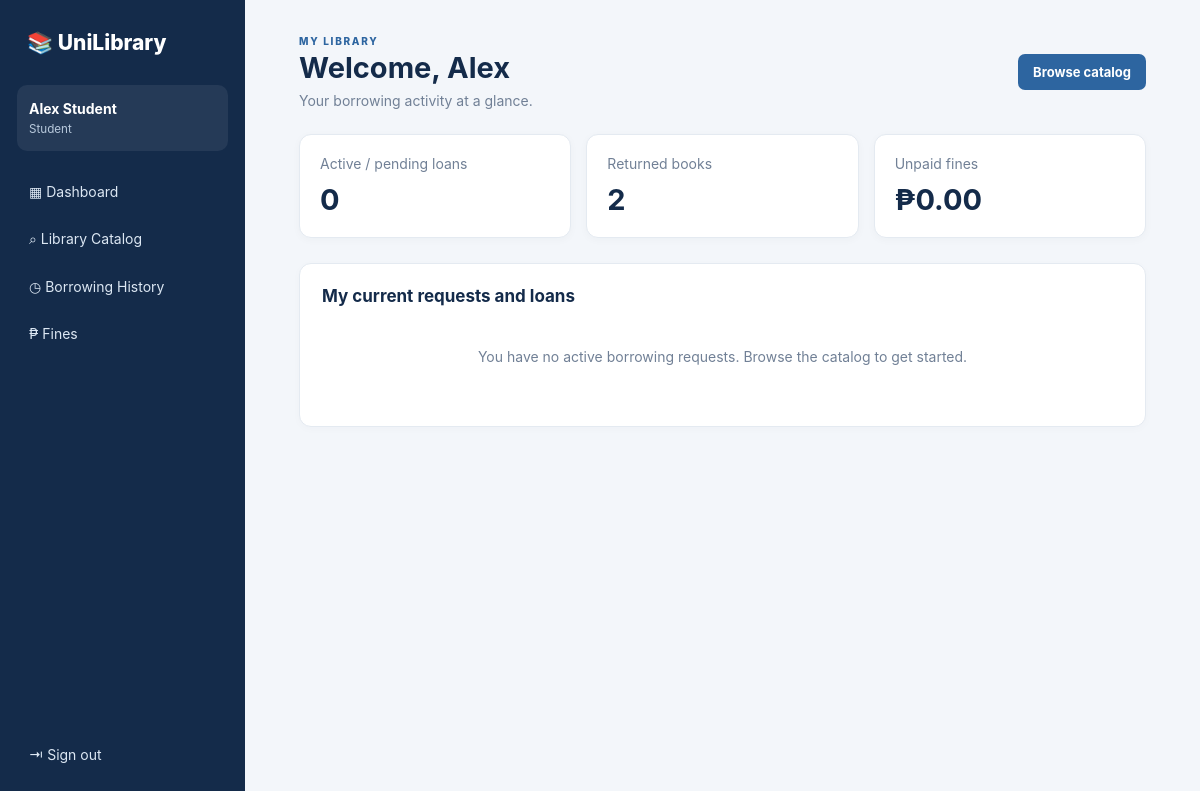
/dashboard (signed in), run on the app's committed database.
### tables this page shows
CREATE TABLE users (
 id INTEGER PRIMARY KEY AUTOINCREMENT,
 username TEXT NOT NULL UNIQUE,
 password_hash TEXT NOT NULL,
 full_name TEXT NOT NULL,
 email TEXT NOT NULL UNIQUE,
 role TEXT NOT NULL CHECK(role IN ('librarian','student','faculty')),
 student_number TEXT,
 department TEXT,
 created_at TEXT NOT NULL DEFAULT CURRENT_TIMESTAMP
);

### app.py (the view, shortened to what this page needs)
@app.route("/dashboard")
@login_required
def dashboard():
    user = current_user()
    stats = dashboard_counts(user["id"])
    with connect() as db:
        active = db.execute("""SELECT t.*,b.title,c.accession_number FROM borrow_transactions t
            JOIN book_copies c ON c.id=t.copy_id JOIN books b ON b.id=c.book_id
            WHERE t.user_id=? AND t.status IN ('pending','borrowed','overdue') ORDER BY t.id DESC""", (user["id"],)).fetchall()
    return render_template("user/dashboard.html", stats=stats, active=active)

### app.py (called while the page is built)
def current_user():
    if "user_id" not in session: return None
    with connect() as db:
        return db.execute("SELECT * FROM users WHERE id=?", (session["user_id"],)).fetchone()

def login_required(fn):
    @wraps(fn)
    def wrapper(*args, **kwargs):
        if not current_user():
            flash("Please log in first.", "warning")
            return redirect(url_for("login"))
        return fn(*args, **kwargs)
    return wrapper

@app.context_processor
def inject_user():
    return {"logged_user": current_user()}

### database.py (called while the page is built)
def connect():
    DB_PATH.parent.mkdir(parents=True, exist_ok=True)
    conn = sqlite3.connect(DB_PATH)
    conn.row_factory = sqlite3.Row
    conn.execute("PRAGMA foreign_keys = ON")
    return conn

### services/report_service.py (called while the page is built, shortened)
def dashboard_counts(user_id=None):
    with connect() as db:
        return {
            "active": db.execute("SELECT COUNT(*) FROM borrow_transactions WHERE user_id=? AND status IN ('borrowed','overdue','pending')", (user_id,)).fetchone()[0],
            "history": db.execute("SELECT COUNT(*) FROM borrow_transactions WHERE user_id=? AND status='returned'", (user_id,)).fetchone()[0],
            "fines": db.execute("SELECT COALESCE(SUM(f.amount),0) FROM fines f JOIN borrow_transactions t ON t.id=f.transaction_id WHERE t.user_id=? AND f.status='unpaid'", (user_id,)).fetchone()[0],
        }

### templates/user/dashboard.html
{% extends "base.html" %}{% block title %}My Dashboard{% endblock %}{% block content %}
<div class="page-head"><div><p class="eyebrow">MY LIBRARY</p><h1>Welcome, {{ logged_user.full_name.split(' ')[0] }}</h1><p class="muted">Your borrowing activity at a glance.</p></div><a class="btn primary" href="{{ url_for('catalog') }}">Browse catalog</a></div>
<div class="stats three"><div class="stat"><span>Active / pending loans</span><strong>{{ stats.active }}</strong></div><div class="stat"><span>Returned books</span><strong>{{ stats.history }}</strong></div><div class="stat"><span>Unpaid fines</span><strong>₱{{ '%.2f'|format(stats.fines) }}</strong></div></div>
<section class="panel"><h2>My current requests and loans</h2>{% if active %}<div class="table-wrap"><table><thead><tr><th>Book</th><th>Accession</th><th>Status</th><th>Due date</th></tr></thead><tbody>{% for row in active %}<tr><td>{{ row.title }}</td><td>{{ row.accession_number }}</td><td><span class="pill {{ row.status }}">{{ row.status|title }}</span></td><td>{{ row.due_date or 'Awaiting approval' }}</td></tr>{% endfor %}</tbody></table></div>{% else %}<p class="empty">You have no active borrowing requests. Browse the catalog to get started.</p>{% endif %}</section>
{% endblock %}

### templates/base.html (shortened to what this page needs)
<!doctype html>
<html lang="en"><head><meta charset="utf-8"><meta name="viewport" content="width=device-width, initial-scale=1">
<title>{% block title %}University Library{% endblock %}</title><link rel="stylesheet" href="{{ url_for('static', filename='css/style.css') }}"></head>
<body>
{% if logged_user %}
<aside class="sidebar"><div class="brand">📚 <span>UniLibrary</span></div>
<div class="user-mini"><strong>{{ logged_user.full_name }}</strong><small>{{ logged_user.role|title }}</small></div>
<nav>
<a href="{{ url_for('dashboard') }}">▦ Dashboard</a><a href="{{ url_for('catalog') }}">⌕ Library Catalog</a>
<a href="{{ url_for('history') }}">◷ Borrowing History</a><a href="{{ url_for('fines') }}">₱ Fines</a>
</nav><a class="logout" href="{{ url_for('logout') }}">⇥ Sign out</a></aside>
{% endif %}
<main class="{{ 'main' if logged_user else 'auth-main' }}">
{% block content %}{% endblock %}
</main>
</body></html>

### static/css/style.css (style rules this page uses)
:root { --navy:#142b4a;--navy2:#1d3d63;--blue:#2d65a0;--bg:#f3f6fa;--text:#1f2937;--muted:#718096;--line:#e4eaf1;--white:#fff }
* { box-sizing:border-box }
body { margin:0;background:var(--bg);color:var(--text);font-family:Inter,Segoe UI,Arial,sans-serif;font-size:14px }
.sidebar { position:fixed;inset:0 auto 0 0;width:245px;background:var(--navy);color:white;padding:25px 17px;display:flex;flex-direction:column;z-index:3 }
.brand { font-size:21px;font-weight:800;padding:5px 10px 30px }
.user-mini { padding:15px 12px;background:#ffffff12;border-radius:10px;margin-bottom:20px;display:flex;flex-direction:column;gap:5px }
.user-mini small { color:#b8c9dc }
nav { display:flex;flex-direction:column;gap:6px }
nav a,.logout { color:#dce7f3;text-decoration:none;padding:12px;border-radius:8px }
.logout { margin-top:auto }
.main { margin-left:245px;padding:35px 4.5%;max-width:1600px }
.page-head { display:flex;align-items:center;justify-content:space-between;gap:20px;margin-bottom:25px }
.page-head h1 { font-size:29px;margin:3px 0 7px;color:var(--navy) }
.eyebrow { font-size:10px;letter-spacing:1.7px;color:var(--blue);font-weight:800;margin:0 }
.muted { color:var(--muted);margin:0 }
.stats { display:grid;grid-template-columns:repeat(3,minmax(0,1fr));gap:15px;margin:20px 0 25px }
.stats.three { grid-template-columns:repeat(3,minmax(0,1fr)) }
.stat { background:white;border:1px solid var(--line);border-radius:12px;padding:20px;box-shadow:0 2px 8px #17324d08 }
.stat span { color:var(--muted);display:block;margin-bottom:10px }
.stat strong { font-size:29px;color:var(--navy) }
.panel { background:white;border:1px solid var(--line);border-radius:12px;padding:22px;margin:18px 0;box-shadow:0 2px 8px #17324d06 }
.panel h2 { font-size:17px;color:var(--navy);margin:0 0 17px }
.btn { border:0;border-radius:7px;padding:10px 15px;display:inline-flex;align-items:center;justify-content:center;text-decoration:none;font-weight:700;font-size:13px;cursor:pointer }
.btn.primary { background:var(--blue);color:white }
.empty { text-align:center;color:var(--muted);padding:25px }

### data on the page
users: full_name "Alex Student", role "Student", full_name "Alex"

### other printed values
{{ stats.active }} "0"
{{ stats.history }} "2"
{{ '%.2f'|format(stats.fines) }} "0.00"
